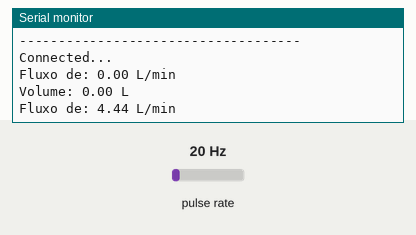
The sketch below on a simulated ESP32. Parts: the last lines printed to the serial monitor. Wiring (inferred from the names in the program): pulse sensor: data GPIO 27. The inputs (shaded band) are chosen by the test bench; at power-on: pulse rate 20 Hz. WiFi joins after 1.5 s; servers stay silent unless stated.

Above: at 2.7 s.
2.8 s: pulse rate (sensor on GPIO 27) set to 4 Hz
At 3.6 s:
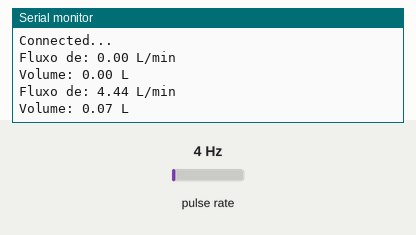
4.3 s: pulse rate (sensor on GPIO 27) set to 50 Hz
At 5.7 s:
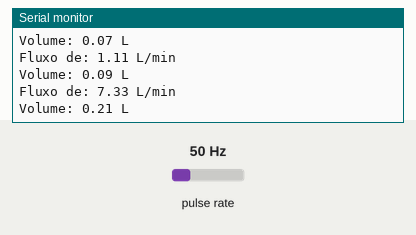
Timing chart, 0 to 7.3 s (numbered marks = the images above; inputs shaded):
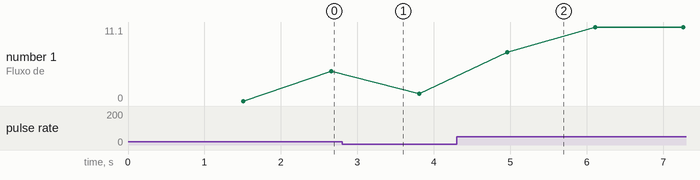

Measured:
- after the input at 4.3 s, the serial monitor: prints a new line after 0.66 s (image 2)
- plotted number 1: 4.44 → 1.11 after the input at 2.8 s, 1.11 → 11.1 after the input at 4.3 s

The sketch:

GH.ino
```cpp
#include <WiFi.h>
#include <FirebaseESP32.h>


#define FIREBASE_HOST "https://cps-gh-default-rtdb.firebaseio.com/"
#define FIREBASE_AUTH "vlkS0EF5RGuf4CudV8hr68Ksc34LcL0HN5Qu87nj"
//Colocar noem da rede e senha.
#define WIFI_SSID "nome_da_rede"
#define WIFI_PASSWORD "senha_da_rede"

//Define FirebaseESP32 data object
FirebaseData firebaseData;
FirebaseJson json;

const int INTERRUPCAO_SENSOR = 27; //interrupt = 0 equivale ao pino digital 2
const int PINO_SENSOR = 27;

//definicao da variavel de contagem de voltas
unsigned long contador = 0;

//definicao do fator de calibracao para conversao do valor lido
const float FATOR_CALIBRACAO = 4.5;

//definicao das variaveis de fluxo e volume
float fluxo = 0;
float volume = 0;
float volume_total = 0;

//definicao da variavel de intervalo de tempo
unsigned long tempo_antes = 0;

void setup() {
  // put your setup code here, to run once:
  pinMode(PINO_SENSOR, INPUT);
  Serial.begin(115200);
  WiFi.begin(WIFI_SSID, WIFI_PASSWORD);

  Serial.print("Connecting to Wi-Fi");
  while (WiFi.status() != WL_CONNECTED)
  {
    Serial.print(".");
    delay(300);
  }
  Serial.println();
  Serial.print("Connected with IP: ");
  Serial.println(WiFi.localIP());
  Serial.println();

  Firebase.begin(FIREBASE_HOST, FIREBASE_AUTH);
  Firebase.reconnectWiFi(true);

  //Set database read timeout to 1 minute (max 15 minutes)
  Firebase.setReadTimeout(firebaseData, 1000 * 60);
  //tiny, small, medium, large and unlimited.
  //Size and its write timeout e.g. tiny (1s), small (10s), medium (30s) and large (60s).
  Firebase.setwriteSizeLimit(firebaseData, "tiny");

  /*
  This option allows get and delete functions (PUT and DELETE HTTP requests) works for device connected behind the
  Firewall that allows only GET and POST requests.

  Firebase.enableClassicRequest(firebaseData, true);
  */

  //String path = "/vazao";


  Serial.println("------------------------------------");
  Serial.println("Connected...");
}

void loop() {
  if((millis() - tempo_antes) > 1000){

    //desabilita a interrupcao para realizar a conversao do valor de pulsos
    detachInterrupt(INTERRUPCAO_SENSOR);

    //conversao do valor de pulsos para L/min
    fluxo = ((1000.0 / (millis() - tempo_antes)) * contador) / FATOR_CALIBRACAO;

    //exibicao do valor de fluxo
    Serial.print("Fluxo de: ");
    Serial.print(fluxo);
    Serial.println(" L/min");

    //calculo do volume em L passado pelo sensor
    volume = fluxo / 60;

    //armazenamento do volume
    volume_total += volume;
    json.set("/vazao_value", volume_total);
    Firebase.updateNode(firebaseData,"/Sensor",json);

    //exibicao do valor de volume
    Serial.print("Volume: ");
    Serial.print(volume_total);
    Serial.println(" L");
    Serial.println();

    //reinicializacao do contador de pulsos
    contador = 0;

    //atualizacao da variavel tempo_antes
    tempo_antes = millis();

    //contagem de pulsos do sensor
    attachInterrupt(INTERRUPCAO_SENSOR, contador_pulso, FALLING);

  }
  // put your main code here, to run repeatedly:


}

void contador_pulso() {

  contador++;

}
```
